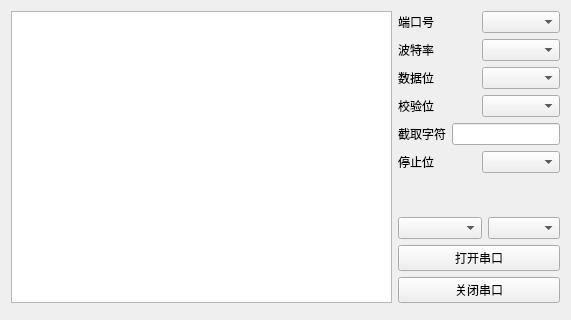
<?xml version="1.0" encoding="UTF-8"?>
<ui version="4.0">
 <class>Widget</class>
 <widget class="QWidget" name="Widget">
  <property name="geometry">
   <rect>
    <x>0</x>
    <y>0</y>
    <width>571</width>
    <height>320</height>
   </rect>
  </property>
  <property name="windowTitle">
   <string>Widget</string>
  </property>
  <layout class="QGridLayout" name="gridLayout">
   <item row="6" column="0" colspan="4">
    <widget class="QWidget" name="widget" native="true"/>
   </item>
   <item row="4" column="1" colspan="3">
    <widget class="QPushButton" name="pushButton">
     <property name="text">
      <string>打开串口</string>
     </property>
    </widget>
   </item>
   <item row="5" column="1" colspan="3">
    <widget class="QPushButton" name="pushButton_2">
     <property name="text">
      <string>关闭串口</string>
     </property>
    </widget>
   </item>
   <item row="0" column="1" rowspan="2" colspan="3">
    <layout class="QVBoxLayout" name="verticalLayout">
     <item>
      <layout class="QHBoxLayout" name="horizontalLayout">
       <item>
        <widget class="QLabel" name="label">
         <property name="text">
          <string>端口号</string>
         </property>
        </widget>
       </item>
       <item>
        <widget class="QComboBox" name="comboBox"/>
       </item>
      </layout>
     </item>
     <item>
      <layout class="QHBoxLayout" name="horizontalLayout_2">
       <item>
        <widget class="QLabel" name="label_2">
         <property name="text">
          <string>波特率</string>
         </property>
        </widget>
       </item>
       <item>
        <widget class="QComboBox" name="comboBox_2"/>
       </item>
      </layout>
     </item>
     <item>
      <layout class="QHBoxLayout" name="horizontalLayout_3">
       <item>
        <widget class="QLabel" name="label_3">
         <property name="text">
          <string>数据位</string>
         </property>
        </widget>
       </item>
       <item>
        <widget class="QComboBox" name="comboBox_3"/>
       </item>
      </layout>
     </item>
     <item>
      <layout class="QHBoxLayout" name="horizontalLayout_4">
       <item>
        <widget class="QLabel" name="label_4">
         <property name="text">
          <string>校验位</string>
         </property>
        </widget>
       </item>
       <item>
        <widget class="QComboBox" name="comboBox_4"/>
       </item>
      </layout>
     </item>
     <item>
      <layout class="QHBoxLayout" name="horizontalLayout_7">
       <item>
        <widget class="QLabel" name="label_6">
         <property name="text">
          <string>截取字符</string>
         </property>
        </widget>
       </item>
       <item>
        <widget class="QLineEdit" name="lineEdit"/>
       </item>
      </layout>
     </item>
     <item>
      <layout class="QHBoxLayout" name="horizontalLayout_5">
       <item>
        <widget class="QLabel" name="label_5">
         <property name="text">
          <string>停止位</string>
         </property>
        </widget>
       </item>
       <item>
        <widget class="QComboBox" name="comboBox_5"/>
       </item>
      </layout>
     </item>
    </layout>
   </item>
   <item row="3" column="1" colspan="2">
    <widget class="QComboBox" name="comboBox_6"/>
   </item>
   <item row="3" column="3">
    <widget class="QComboBox" name="comboBox_7"/>
   </item>
   <item row="0" column="0" rowspan="6">
    <widget class="QTextEdit" name="textEdit"/>
   </item>
   <item row="2" column="3">
    <spacer name="verticalSpacer">
     <property name="orientation">
      <enum>Qt::Vertical</enum>
     </property>
     <property name="sizeHint" stdset="0">
      <size>
       <width>20</width>
       <height>16</height>
      </size>
     </property>
    </spacer>
   </item>
  </layout>
 </widget>
 <layoutdefault spacing="6" margin="11"/>
 <resources/>
 <connections/>
</ui>
